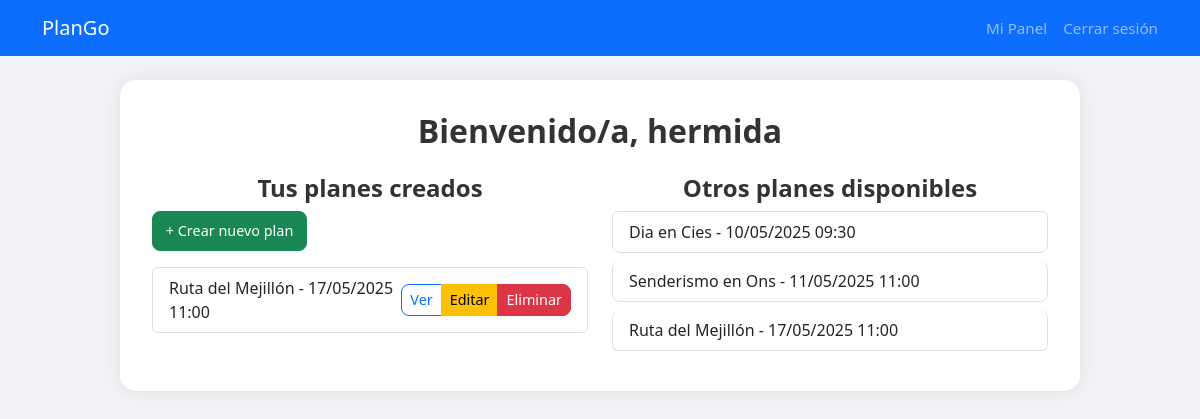
The page /panel/ (signed in) on the database its author committed.
### planes/models.py (models this page shows, shortened)
class Plan(models.Model):
    titulo = models.CharField(max_length=100)
    descripcion = models.TextField()
    fecha = models.DateTimeField()
    lugar = models.CharField(max_length=100)
    plazas_disponibles = models.IntegerField(default=1)
    creador = models.ForeignKey(User, on_delete=models.CASCADE, related_name='planes_creados')
    participantes = models.ManyToManyField(User, related_name='planes_unidos', blank=True)
    imagen = models.ImageField(upload_to='planes_img/', blank=True, null=True)  # 👈 NUEVO

### planes/views.py (the view)
# urls.py: path('panel/', views.panel_usuario, name='panel_usuario'),
@login_required
def panel_usuario(request):
    planes_creados = request.user.planes_creados.all()
    planes_disponibles = Plan.objects.exclude(participantes=request.user)
    return render(request, 'panel.html', {
        'planes_creados': planes_creados,
        'planes_disponibles': planes_disponibles,
    })

### templates/panel.html (shortened to what this page needs)
<!DOCTYPE html>
<html lang="es">
<head>
    <link href="https://cdn.jsdelivr.net/npm/bootstrap@5.3.3/dist/css/bootstrap.min.css" rel="stylesheet">
</head>
<body>
<nav class="navbar navbar-expand-lg navbar-dark bg-primary mb-4">
    <div class="container">
        <a class="navbar-brand" href="/">PlanGo</a>
        <div class="collapse navbar-collapse justify-content-end align-items-center">
            <ul class="navbar-nav align-items-center">
                {% if user.is_authenticated %}
                    <li class="nav-item">
                        <a class="nav-link" href="{% url 'panel_usuario' %}">Mi Panel</a>
                    </li>
                    <li class="nav-item">
                        <form method="post" action="{% url 'logout' %}" class="d-flex align-items-center ms-2">
                            <button type="submit" class="btn btn-link nav-link p-0" style="border: none;">Cerrar sesión</button>
                        </form>
                    </li>
                {% endif %}
            </ul>
        </div>
    </div>
</nav>
<div class="panel-container">
    <h2 class="mb-4">Bienvenido/a, {{ user.username }}</h2>
    <div class="row">
        <div class="col-md-6">
            <h4>Tus planes creados</h4>
            <a href="{% url 'crear_plan' %}" class="btn btn-success btn-sm mb-3">+ Crear nuevo plan</a>
            <ul class="list-group">
                {% for plan in planes_creados %}
                    <li class="list-group-item d-flex justify-content-between align-items-center">
                        <span>{{ plan.titulo }} - {{ plan.fecha|date:"d/m/Y H:i" }}</span>
                        <div class="btn-group">
                            <a href="{% url 'ver_plan' plan.id %}" class="btn btn-outline-primary btn-sm">Ver</a>
                            <a href="{% url 'editar_plan' plan.id %}" class="btn btn-warning btn-sm">Editar</a>
                            <a href="{% url 'eliminar_plan' plan.id %}" class="btn btn-danger btn-sm">Eliminar</a>
                        </div>
                    </li>
                {% empty %}
                    <li class="list-group-item">No has creado planes aún.</li>
                {% endfor %}
            </ul>
        </div>
        <div class="col-md-6">
            <h4>Otros planes disponibles</h4>
            <ul class="list-group">
                {% for plan in planes_disponibles %}
                    <li class="list-group-item d-flex justify-content-between align-items-center">
                        <span>{{ plan.titulo }} - {{ plan.fecha|date:"d/m/Y H:i" }}</span>
                    </li>
                {% empty %}
                    <li class="list-group-item">No hay otros planes por ahora.</li>
                {% endfor %}
            </ul>
        </div>
    </div>
</div>
</body>
</html>

### templates/panel.html (style rules this page uses)
body { background-color: #f0f2f5; }
.panel-container { background-color: #ffffff; border-radius: 1rem; padding: 2rem; box-shadow: 0 0 15px rgba(0, 0, 0, 0.08); max-width: 960px; margin: auto; }
h2, h4 { text-align: center; font-weight: 600; color: #333; }
.list-group-item { border-radius: 0.5rem; margin-bottom: 0.5rem; }
.btn-outline-primary, .btn-success, .btn-warning, .btn-danger { border-radius: 0.5rem; font-size: 0.9rem; }
.btn-success { padding: 0.5rem 0.8rem; }
.navbar .nav-link { font-size: 0.95rem; }

### rows shown on the page
Plan: titulo "Ruta del Mejillón", fecha "17/05/2025 11:00"
Plan: titulo "Dia en Cies", fecha "10/05/2025 09:30"
Plan: titulo "Senderismo en Ons", fecha "11/05/2025 11:00"

### other values the page prints
{{ user.username }} "hermida"
